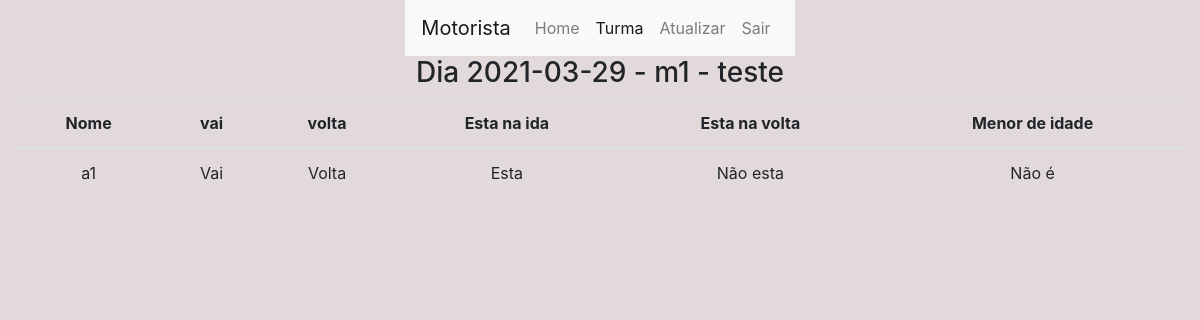
/core/aluno/turmo/diaArquivado/gerenciar/1 (signed in), run on the app's committed database.
### core/models.py (models this page shows)
class Dia(models.Model):
    data = models.DateField(auto_now=False, auto_now_add=False)
    turma = models.ForeignKey(
        Turma, on_delete=models.CASCADE, related_name='%(class)s_turmas')
    ativo = models.BooleanField(blank=True, default=True)
    def __str__(self):
        return f'{self.data} - {self.turma}'

class Turma(models.Model):
    motorista = models.ForeignKey(
        custom_user,  on_delete=models.DO_NOTHING)
    alunos = models.ManyToManyField(
        custom_user, related_name='%(class)s_alunos')
    nome = models.CharField(max_length=100, default="")
    local = LocationField(default=(0, 0), null=False, map_attrs={
        "style": "mapbox://styles/mapbox/outdoors-v11",
        "zoom": 13,
        "center": [17.031645, 51.106715],
        "cursor_style": 'pointer',
        "marker_color": "red",
        "rotate": False,
        "geocoder": True,
        "fullscreen_button": True,
        "navigation_buttons": True,
        "track_location_button": True,
        "readonly": True,
        "placeholder": "Pick a location on map below", })
    def __str__(self):
        return f'{self.motorista} - {self.nome}'

class Aluno(models.Model):
    dia = models.ForeignKey(Dia, on_delete=models.CASCADE,
                            related_name='%(class)s_dias', null=False, blank=False, default=1)
    usuario = models.ForeignKey(
        custom_user,  on_delete=models.CASCADE)
    menor_de_idade = models.BooleanField(default=False)
    vai = models.BooleanField(default=True)
    volta = models.BooleanField(default=True)
    esta_na_ida = models.BooleanField(default=False)
    esta_na_volta = models.BooleanField(default=False)

### users/models.py (models this page shows)
class custom_user(AbstractUser):
    permissao = models.IntegerField(default=2)
    telefone = models.CharField(max_length=50,  default='1')
    local = LocationField(default=(1.2, 1.2), null=False, map_attrs={
        "style": "mapbox://styles/mapbox/outdoors-v11",
        "zoom": 13,
        "center": [17.031645, 51.106715],
        "cursor_style": 'pointer',
        "marker_color": "red",
        "rotate": False,
        "geocoder": True,
        "fullscreen_button": True,
        "navigation_buttons": True,
        "track_location_button": True,
        "readonly": True,
        "placeholder": "Pick a location on map below",
    })
    data_nascimento = models.DateField(
        auto_now=False, auto_now_add=False, null=False, blank=False, default=timezone.now)
    email = models.EmailField(unique=True)

### core/views.py (the view)
@login_required
def core_aluno_dia_arquivado_gerenciar(request, idDia):
    dia = Dia.objects.get(id=idDia)
    alunos = dia.aluno_dias.all()  # Aluno.objects.filter(dia=dia)
    c = {
        'alunos': alunos,
        'dia': dia,
    }
    return render(request, 'core/turma/dia_arquivado_gerenciar.html', c)

### core/templates/core/turma/dia_arquivado_gerenciar.html
{% extends 'base.html' %}
{% block conteudo %}
    <div class="row">
        <div class="col justify-content-center d-flex">
            {% include 'menu.html' with ativo='turma'%}
        </div>
    </div>
    <div class="row">
        <div class="col justify-content-center d-flex">
            <h3>Dia {{dia}}</h3>
        </div>
    </div>
    <div class="row">
        <div class="col">
            <table class="table text-center">
                <thead>
                    <th>Nome</th>
                    <th>vai</th>
                    <th>volta</th>
                    <th>Esta na ida</th>
                    <th>Esta na volta</th>
                    <th>Menor de idade</th>
                </thead>
                <tbody>
                    {% for aluno in alunos %}
                        <tr>
                            <td>{{aluno.usuario.username}}</td>
                            <td>
                                {% if aluno.vai %}
                                    Vai
                                {% else %}
                                    Não vai
                                {% endif %}
                            </td>
                            <td>
                                {% if aluno.volta %}
                                    Volta
                                {% else %}
                                    Não volta
                                {% endif %}
                            </td>
                            <td>
                                {% if aluno.esta_na_ida %}
                                    Esta
                                {% else %}
                                    Não esta
                                {% endif %}
                            </td>
                            <td>
                                {% if aluno.esta_na_volta %}
                                    Esta
                                {% else %}
                                    Não esta
                                {% endif %}
                            </td>
                            <td>
                                {% if aluno.menor_de_idade %}
                                    É
                                {% else %}
                                    Não é
                                {% endif %}
                            </td>
                        </tr>
                    {% endfor %}
                </tbody>
            </table>
        </div>
    </div>
{% endblock conteudo %}

### static/css/base.css (style rules this page uses)
* { margin: 0px; padding: 0px; }
body { background-color: rgb(226, 218, 218); }

### data on the page
Dia: data+turma "2021-03-29 - m1 - teste"
Aluno: usuario.username "a1", vai "Vai", volta "Volta", esta_na_ida "Esta", esta_na_volta "Não esta", menor_de_idade "Não é"
